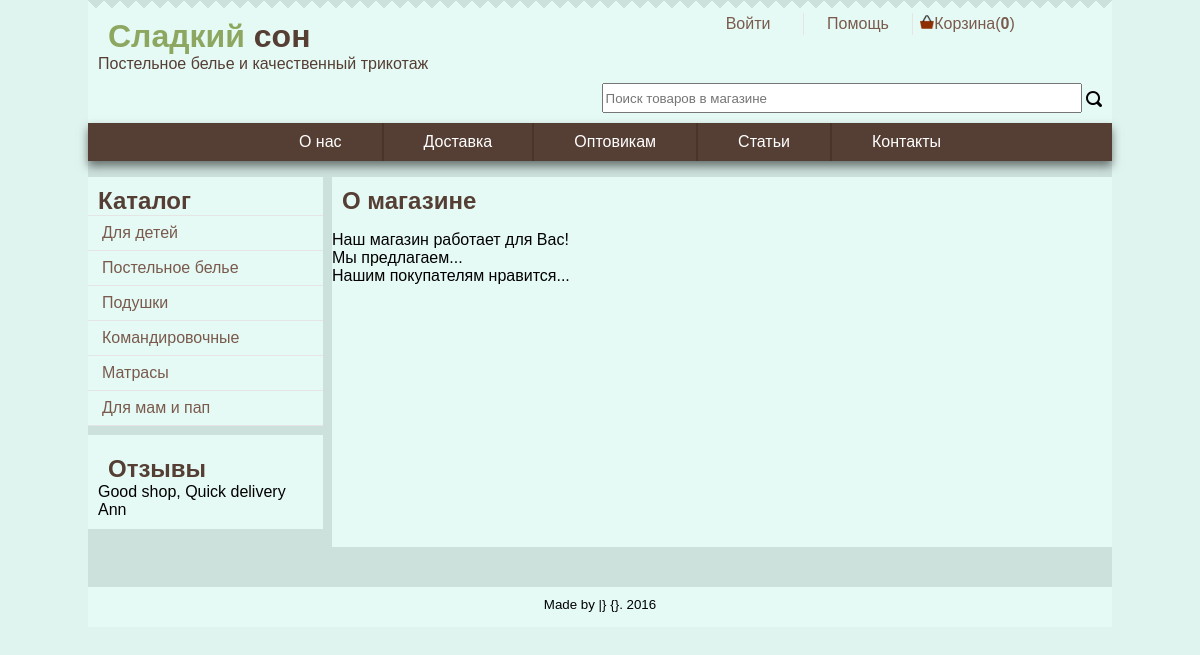
Before: / with the older database file.
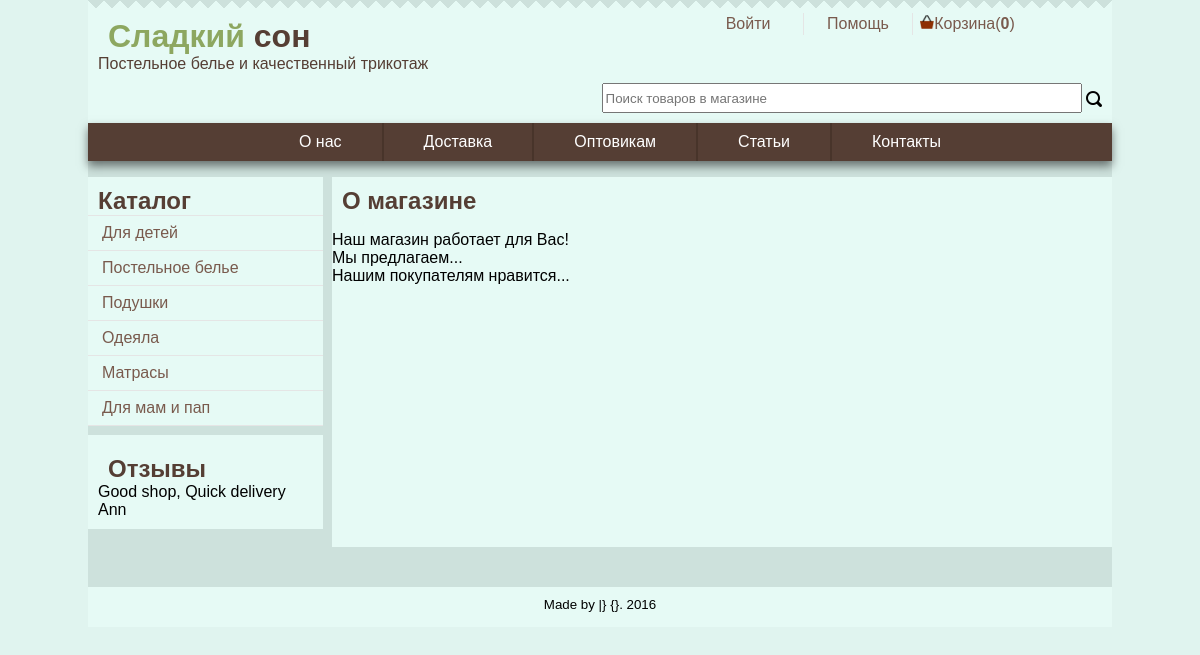
After: the same page with the newer database file.
### tables this page shows
CREATE TABLE IF NOT EXISTS `catalog` (
  `id` int(11) NOT NULL,
  `parent_id` int(11) NOT NULL,
  `name` char(250) NOT NULL,
  `price` char(30) DEFAULT NULL,
  `amount` char(30) DEFAULT NULL,
  `link` char(250) DEFAULT NULL,
  `imgLink` char(250) DEFAULT NULL
);

### global.php (the view, shortened to what this page needs)
<?php
function Db()
{
    global $dbh;
    try {
        if (!$dbh) {
            $dbh = new PDO("mysql:host=localhost;dbname=" . DB_NAME . ';charset=UTF8;', DB_USER, DB_PASSWORD);
        }
    } catch (PDOException $e) {
        die("Error!: " . $e->getMessage() . "<br/>");
    }
    return $dbh;
}
function GetCatalogList($parent_id = 0)
{
    $sql = "SELECT * FROM catalog WHERE parent_id=?";
    $sth = Db()->prepare($sql);
    if (!$sth->execute([$parent_id])) {
        print_r($sth->errorInfo());
        die;
    }
    return $sth->fetchall();
}
function GetUpMenu()
{
    $sql = "SELECT * FROM `upmenu` WHERE 1";
    $sth = Db()->prepare($sql);
    if (!$sth->execute()) {
        print_r($sth->errorInfo());
        die;
    }
    return $sth->fetchall();
}
function ImgUrl()
{
    return "/img/";
}
function printUpmenu()
{
    $items = GetUpMenu();
    echo "<div class='upMenu'><ul>";
    foreach ($items as $item) {
        $link = '?section=common&action=' . $item['link'];
        echo "<li><a href=" . $link . "> $item[name] </a></li>";
    }
    echo "</ul></div>";
}
function printMenuCatalog()
{
    $items = GetCatalogList();
    echo "<div class='catalogContainer'>";
    echo "<h2>Каталог</h2>";
    echo "<ul class='mainCatalog'>";
    foreach ($items as $item) {
        $children = GetCatalogList($item['id']);
        ?>
        <li><a href='#'
               onclick="location.href='?section=store&category_id=<?= $item['id'] ?>'">
            <?= $item['name'] ?></a>
        <?php
        if (!$children) continue;
        echo "<ul class='subCatalog'>";
            ?>
        <?php
        echo "</ul></li>";
    }
    echo "</ul></div>";
}
function showReviews()
{
    ?>
    <div class="reviewContainer">
        <h2>Отзывы</h2>
        <div class="customer">
            <div class="comment">
                Good shop,
                Quick delivery
            </div>
            <div class="name">Ann</div>
        </div>
    </div>
<?php
}
function showCommon($actionFile)
{
    $file = './page/main/common/' . $actionFile . '.php';
    if (file_exists($file)) {
        require_once($file);
    } else echo("HOLD");
}
        ?>
<?php
function loginButton()
{
    if (isset($_SESSION['sess_login'])) {
        printPrivateMenu();
    } else {
        printPublicMenu();
    }
}
function cartButton()
{
    $cart = '<a href=' . $_SERVER['PHP_SELF'] . '?section=cart&action=show>';
    $cart .= '<img src = ' . ImgUrl() . 'basket.png style=width:14px>Корзина';
    $cart .= "(<b id=cartAmount>" . CountCartItems(GetCartId()) . "</b>)";
    $cart .= "</a>";
    echo($cart);
}
function helpButton()
{
    ?>
    <a href="<?= $_SERVER['PHP_SELF'] ?>?section=common&action=help">Помощь</a>
<?php
}
        ?>
        <?php
function AddCart($user_id, $created, $comment = '')
{
    $sql = "INSERT INTO carts (user_id, created, comment) VALUES (?, ?, ?)";
    $sth = Db()->prepare($sql);
    if (!$sth->execute([$user_id, $created, $comment])) {
        print_r($sth->errorInfo());
        die;
    }
    return Db()->lastInsertId();
}
function CountCartItems($cart_id)
{
    if (count(GetCartItemsList($cart_id))) {
        return count(GetCartItemsList($cart_id));
    }
    return 0;
}
function GetCartItemsList($cart_id)
{
    $sql = "SELECT * FROM cart_items WHERE cart_id=?";
    $sth = Db()->prepare($sql);
    if (!$sth->execute([$cart_id])) {
        print_r($sth->errorInfo());
        die;
    }
    return $sth->fetchall();
}
function GetCartId()
{
    if (isset($_SESSION['sess_id'])) {
        if (GetUserCart($_SESSION['sess_id'])['id']) {
            return GetUserCart($_SESSION['sess_id'])['id'];
        } else {
            date_default_timezone_set('Europe/Moscow');
            $today = date("Y-m-d H:i:s", time());
            return AddCart($_SESSION['sess_id'], $today, 'User Cart Created success');
        }
    } else {
        if (!isset($_SESSION['cart_id'])) {
            $today = date("Y-m-d H:i:s", time());
            $_SESSION['cart_id'] = AddCart(0, $today, 'AutoCreated');
        } else {
        }
        return $_SESSION['cart_id'];
    }
}

Changed rows visible on the page:
changed catalog: name "Командировочные" → "Одеяла"
